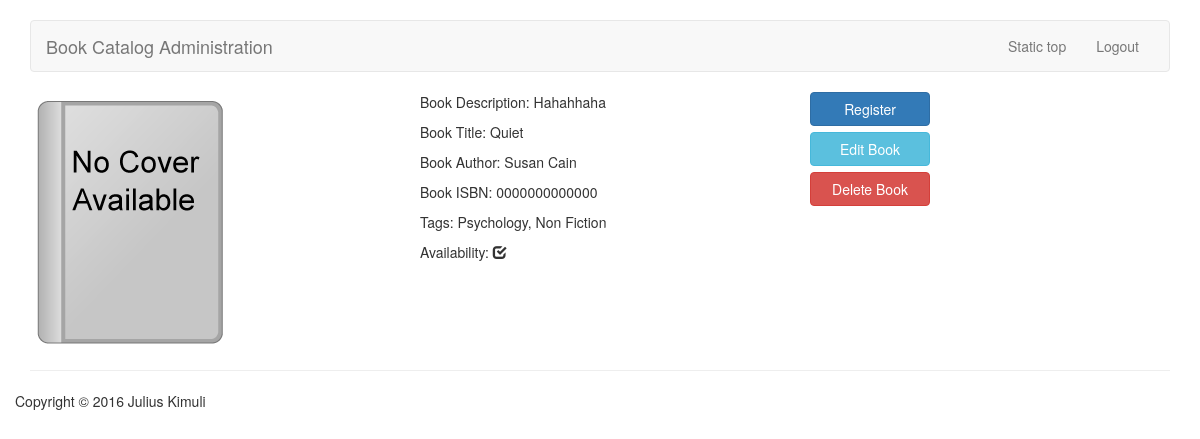
/catalog/book/3, run on the app's committed database.
### catalog/models.py (models this page shows, shortened)
class Book(models.Model):
    title = models.CharField(max_length=140)
    author = models.ForeignKey(Author,on_delete=models.SET_NULL,null=True,related_name='author_books')
    summary = models.TextField(max_length=1000,help_text='Enter a brief description of the book')
    isbn = models.CharField('ISBN',max_length=13,help_text='13-character ISBN number for the book',default='0000000000000')
    genres = models.ManyToManyField(Genre,help_text='Select genres for this book',related_name='genre_books')
    is_available = models.BooleanField(default=True,help_text='Availability status of a book',editable=False)
    image = models.ImageField(blank=True,upload_to='book_images/',default='book_images/book.png')
    @property
    def status(self):
        status = ''
        if self.is_available:
            status = 'Available'
        else:
            status = 'Loaned Out'
        return status
    def display_genres(self):
        return ', '.join([genre.name for genre in self.genres.all()])
    display_genres.short_description = 'Genres'

class Author(models.Model):
    first_name = models.CharField(max_length=100)
    last_name = models.CharField(max_length=100)
    def __str__(self):
        return '%s  %s' % (self.first_name,self.last_name)

class Genre(models.Model):
    name = models.CharField(max_length=140,help_text='Enter a book genre')

### catalog/views.py (the view)
# urls.py: path('book/<int:pk>', views.BookDetailView.as_view(), name='book_detail'),
class BookDetailView(DetailView):
    model = Book
    context_object_name = 'book'
    template_name = 'catalog/book/detail.html'

### catalog/templates/catalog/book/detail.html (shortened to what this page needs)
{% extends 'catalog/base.html'%}
{%block content%}
<div class='col-md-4'>
    <img src="{{book.image.url}}">
</div>
<div class='col-md-4'>
    <p> Book Description: {{book.summary}} </p>
    <p> Book Title: {{book.title}}</p>
    <p> Book Author: {{book.author}}</p>
    <p> Book ISBN: {{book.isbn}}</p>
    <p> Tags: {{book.display_genres}}</p>
    <p> Availability:
       {%if book.is_available %}
       <span class='glyphicon glyphicon-check' aria-hidden="true"></span>
       {%else%}
       <span class='glyphicon glyphicon-remove-sign' aria-hidden="true"></span>
       {%endif%}
    </p>
</div>
<div class='col-md-4'>
    {%if book.is_available%}
       {%if user.is_authenticated%}
        <a href="#" class="btn btn-primary col-md-4" role="button">Lend Book</a>
       {%else%}
       <a href="#" class="btn btn-primary col-md-4" role="button">Register</a>
       {%endif%}
    {%else%}
        <a href="#" class="btn btn-primary col-md-4 disabled btn-warning" role="button">No Loan!</a>
    {%endif%}
    <br/> <br/>
    <a href="{%url 'catalog:book_edit' book.id %}" class="btn btn-info col-md-4" role="button">Edit Book</a>
    <br/> <br/>
    <a href="{%url 'catalog:book_delete' book.id %}" class="btn btn-danger col-md-4" role="button">Delete Book</a>
</div>
{%endblock%}

### catalog/static/css/navbar.css (style rules this page uses)
body { padding-top: 20px; padding-bottom: 20px; }

### data on the page
Book: image (picture), summary "Hahahhaha", title "Quiet", author "Susan Cain", isbn "0000000000000", display_genres "Psychology, Non Fiction"
